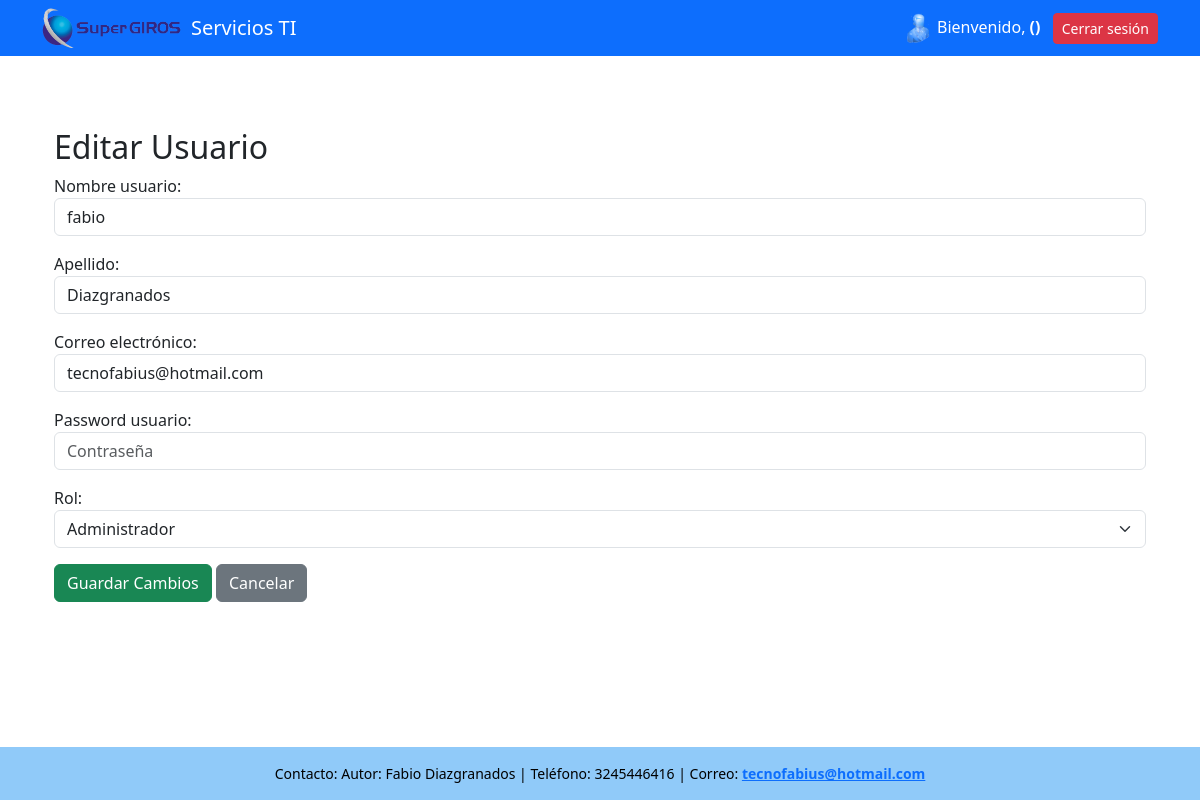
The app's page /usuarios/editar/1/ (signed in) with its own data.
### servicios_ti/models.py (models this page shows, shortened)
class Usuario(models.Model):
    ROLES = [
        ('administrador', 'Administrador'),
        ('tecnico', 'Técnico'),
        ('comunicaciones', 'Comunicaciones')
    ]
    nombre_usuario= models.CharField(max_length=100)
    apellido = models.CharField(max_length=100)
    rol = models.CharField(max_length=50, choices=ROLES)
    password_usuario = models.CharField(max_length=20)
    email = models.EmailField('correo electrónico', unique=True)
    USERNAME_FIELD = 'nombre_usuario'
    REQUIRED_FIELDS = ['username', 'nombre_completo', 'rol']

### servicios_ti/views.py (the view)
# urls.py: path('usuarios/editar/<int:usuario_id>/', views.editar_usuario, name='editar_usuario'),
def editar_usuario(request, usuario_id):
    if 'usuario_id' not in request.session:
        return redirect('login')
    usuario = get_object_or_404(Usuario, id=usuario_id)
    if request.method == 'POST':
        form = UsuarioForm(request.POST, instance=usuario)
        if form.is_valid():
            form.save()
            messages.success(request, 'Usuario actualizado exitosamente.')
            return redirect('lista_usuarios')
    else:
        form = UsuarioForm(instance=usuario)
    return render(request, 'editar_usuario.html', {'form': form})

### servicios_ti/forms.py
class UsuarioForm(forms.ModelForm):
    class Meta:
        model = Usuario
        fields = ['nombre_usuario', 'apellido', 'email', 'password_usuario', 'rol']
        widgets = {
            'nombre_usuario': forms.TextInput(attrs={'class': 'form-control', 'placeholder': 'Nombre de Usuario'}),
            'apellido': forms.TextInput(attrs={'class': 'form-control', 'placeholder': 'Apellido'}),
            'email': forms.EmailInput(attrs={'class': 'form-control', 'placeholder': 'Correo electrónico'}),
            'password_usuario': forms.PasswordInput(attrs={'class': 'form-control', 'placeholder': 'Contraseña'}),
            'rol': forms.Select(attrs={'class': 'form-select'}),
        }

### servicios_ti/templates/editar_usuario.html (shortened to what this page needs)
{% extends "base.html" %}
{% block content %}
<body>
<div class="container mt-5">
    <h2>Editar Usuario</h2>
    <form method="post">
        {{ form.as_p }}
        <button type="submit" class="btn btn-success">Guardar Cambios</button>
        <a href="{% url 'lista_usuarios' %}" class="btn btn-secondary">Cancelar</a>
    </form>
</div>
</body>
{% endblock %}

### servicios_ti/templates/base.html (style rules this page uses)
html, body { height: 100%; margin: 0; }

### records on screen
Usuario: nombre_usuario "fabio", apellido "Diazgranados", email "tecnofabius@hotmail.com", rol "Administrador"
